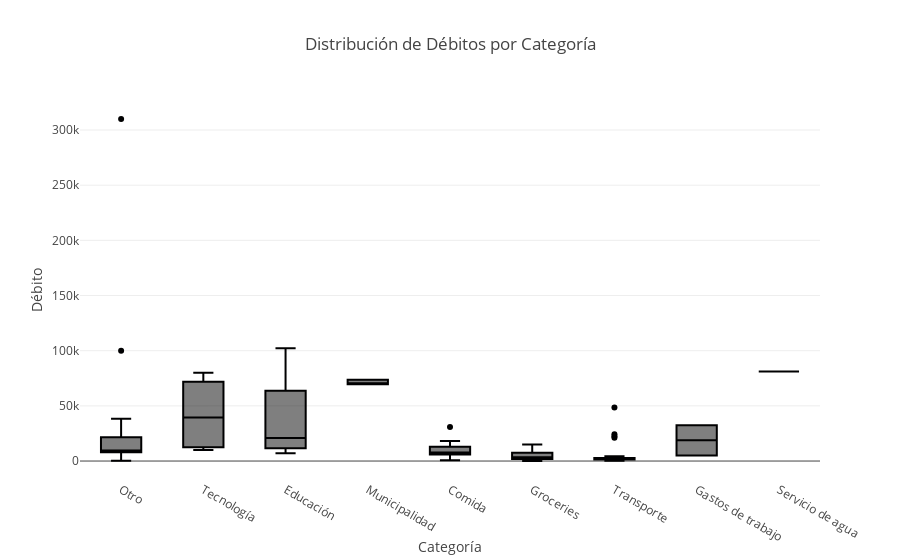

Notebook source saved alongside this figure:
### Code cell
df = l.dataFrame_Categorias()
px.box(df, x="Categoría", y="Débito", title="Distribución de Débitos por Categoría")

### Figure 1 — Plotly figure (JSON) as saved in the notebook; plotly's stock layout.template omitted (floating-point values rounded to 4 significant figures; data arrays with more than 128 entries replaced by an {"elided": "..."} marker saying what was removed)
{"data": [{"alignmentgroup": "True", "hovertemplate": "Categoría=%{x}<br>Débito=%{y}<extra></extra>", "legendgroup": "", "marker": {"color": "#000001"}, "name": "", "notched": false, "offsetgroup": "", "orientation": "v", "showlegend": false, "type": "box", "x": {"elided": "143 str values"}, "x0": " ", "xaxis": "x", "y": {"elided": "143 float values"}, "y0": " ", "yaxis": "y"}], "layout": {"boxmode": "group", "legend": {"tracegroupgap": 0}, "title": {"text": "Distribución de Débitos por Categoría"}, "xaxis": {"anchor": "y", "domain": [0, 1], "title": {"text": "Categoría"}}, "yaxis": {"anchor": "x", "domain": [0, 1], "title": {"text": "Débito"}}}}
